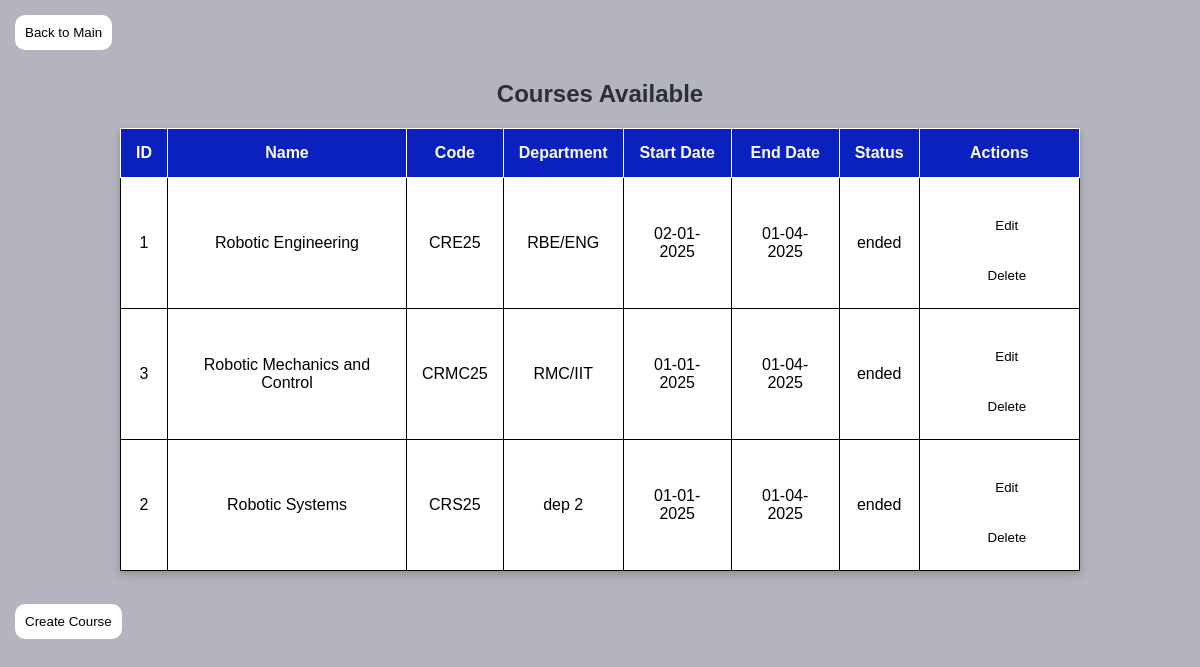
Before: /php/view_course.php (signed in) with the older database file.
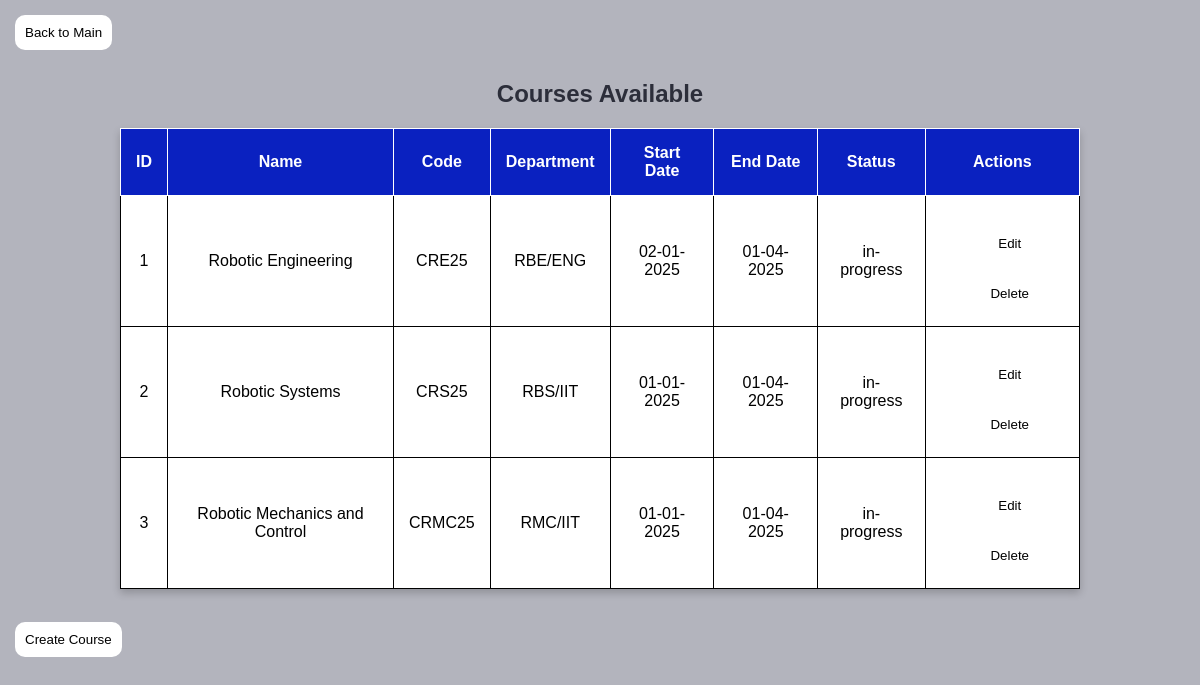
After: the same page with the newer database file.
### tables this page shows
CREATE TABLE `course` (
  `ID` int(11) NOT NULL,
  `NAME` varchar(50) DEFAULT NULL,
  `DEPARTMENT_NAME` varchar(50) DEFAULT NULL,
  `START_DATE` date DEFAULT NULL,
  `END_DATE` date DEFAULT NULL,
  `CODE` varchar(50) DEFAULT NULL,
  `status` enum('not-started','start','in-progress','ended') DEFAULT 'not-started'
);

CREATE TABLE `department` (
  `ID` int(11) NOT NULL,
  `NAME` varchar(50) DEFAULT NULL
);

### php/view_course.php (the view, shortened to what this page needs)
<?php
$conn = db_connect();
$sql = "SELECT course.ID, course.NAME, course.CODE, course.START_DATE, course.END_DATE,
               course.STATUS, department.NAME AS DEPARTMENT_NAME
        FROM course
        LEFT JOIN department ON course.DEPARTMENT_NAME = department.NAME";
$result = $conn->query($sql);
?>
<!DOCTYPE html>
 <html lang="en">
    <head>
<body>
<a href="admin_dashboard.php"><button>Back to Main</button></a>
    <h2>Courses Available</h2>
    <table border="1">
        <tr>
            <th>ID</th>
            <th>Name</th>
            <th>Code</th>
            <th>Department</th>
            <th>Start Date</th>
            <th>End Date</th>
            <th>Status</th>
            <th>Actions</th>
        </tr>
        <?php while ($row = $result->fetch_assoc()): ?>
            <tr>
                <td><?= $row['ID'] ?></td>
                <td><?= htmlspecialchars($row['NAME']) ?></td>
                <td><?= htmlspecialchars($row['CODE']) ?></td>
                <td><?= isset($row['DEPARTMENT_NAME']) ? htmlspecialchars($row['DEPARTMENT_NAME']) : 'N/A' ?></td>
                <td>
                    <?= ($row['START_DATE'] !== '0000-00-00')
                        ? date("d-m-Y", strtotime($row['START_DATE']))
                        : 'N/A'; ?>
                </td>
                <td>
                    <?= ($row['END_DATE'] !== '0000-00-00')
                        ? date("d-m-Y", strtotime($row['END_DATE']))
                        : 'N/A'; ?>
                </td>
                <td>
                    <?= htmlspecialchars($row['STATUS']) ?></td>
                <td>
                    <a href="assignments.php?action=update&id=<?= $row['ID'] ?>"><button>Edit</button></a>
                    <?php if ($_SESSION['role'] == 3):  ?>
                        <a href="delete_course.php?id=<?= $row['ID'] ?>" onclick="return confirm('Are you sure?')"><button>Delete</button></a>
                    <?php endif; ?>
                </td>
            </tr>
        <?php endwhile; ?>
    </table><br>
    <a href="create_course.php"><button>Create Course</button></a>
</body>
</html>

### php/view_course.php (style rules this page uses)
* { margin: 0; box-sizing: border-box; font-family: sans-serif; }
body { margin-left: auto; margin-right: auto; justify-content: center; align-items: center; height: 100vh; background-color:#b3b4bd; background-size: cover; }
table { margin-left: auto; margin-right: auto; border-collapse: collapse; width: 80%; max-width: 1000px; background-color: #ffffff; box-shadow: 0 4px 8px rgba(0, 0, 0, 0.2); border: 1px solid; }
th, td { padding: 15px; text-align: center; border: 1px solid; }
th { background-color: #0a21c0; color: white; }
h2 { text-align: center; color: #2c2e3a; margin-top: 30px; margin-bottom: 20px; }
button { background: #fff; color: black; padding: 10px; border: 1px solid #2c2e3a; border-radius: 10px; cursor: pointer; margin-top: 15px; margin-left: 15px; border: none; }

Changed rows visible on the page:
changed course "Robotic Engineering": status "ended" → "in-progress"
changed course "Robotic Systems": department.NAME "dep 2" → "RBS/IIT"; status "ended" → "in-progress"; moves up the list
changed course "Robotic Mechanics and Control": status "ended" → "in-progress"
